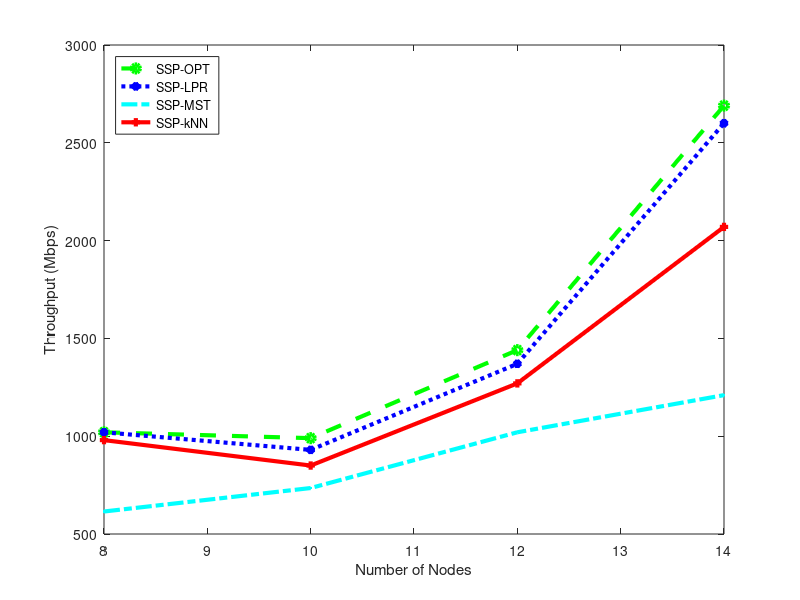

Source code (MATLAB):
figure(1);
X = [ 8, 10, 12, 14 ];
SSPOPT = [ 1.02e+09, 9.90e+08, 1.44e+09, 2.69e+09 ];
SSPLPR = [ 1.02e+09, 9.30e+08, 1.37e+09, 2.60e+09 ];
SSPMST = [ 6.15e+08, 7.35e+08, 1.02e+09, 1.21e+09 ];
SSPkNN = [ 9.80e+08, 8.50e+08, 1.27e+09, 2.07e+09 ];
SSPOPT = SSPOPT / 1000000;
SSPLPR = SSPLPR / 1000000;
SSPMST = SSPMST / 1000000;
SSPkNN = SSPkNN / 1000000;
plot(X,SSPOPT,'--og ','LineWidth',3);
hold on;
plot(X,SSPLPR,':*b','LineWidth',3);
plot(X,SSPMST,'-..c','LineWidth',3);
plot(X,SSPkNN,'-+r','LineWidth',3);
xlabel('Number of Nodes');
ylabel('Throughput (Mbps)');
legend('SSP-OPT','SSP-LPR','SSP-MST','SSP-kNN', "Location", "NorthWest")
hold off;

function fixAxes
%---------------------------------------
%// Kludge to fix scaling of all figures
%// until GNU or I can find real fix.
%// Octave3.2.3 computes the scaling wrong
%// for this mac, such that the title 
%// and xlabel are not displayed.
%---------------------------------------
s = get(0,'showhiddenhandles');
set(0,'showhiddenhandles','on');
newpos = [0.15 0.15 0.78 0.78];        %// default is [0.13 0.11 0.775 0.815]
figs = get(0,'children');
if (~isempty(figs))
  for k=1:length(figs)
	  cax = get(figs(k),'currentaxes');
pos = get(cax,'position');       
if ~(pos(1) == newpos(1) && ... 
     pos(2) == newpos(2) && ...
     pos(3) == newpos(3) && ...
     pos(4) == newpos(4))
set(cax,'position',newpos);    
set(0,'currentfigure',figs(k));
drawnow();
        endif
    endfor
endif
	set(0,'showhiddenhandles',s);
%---------------------------------------
endfunction
%---------------------------------------
